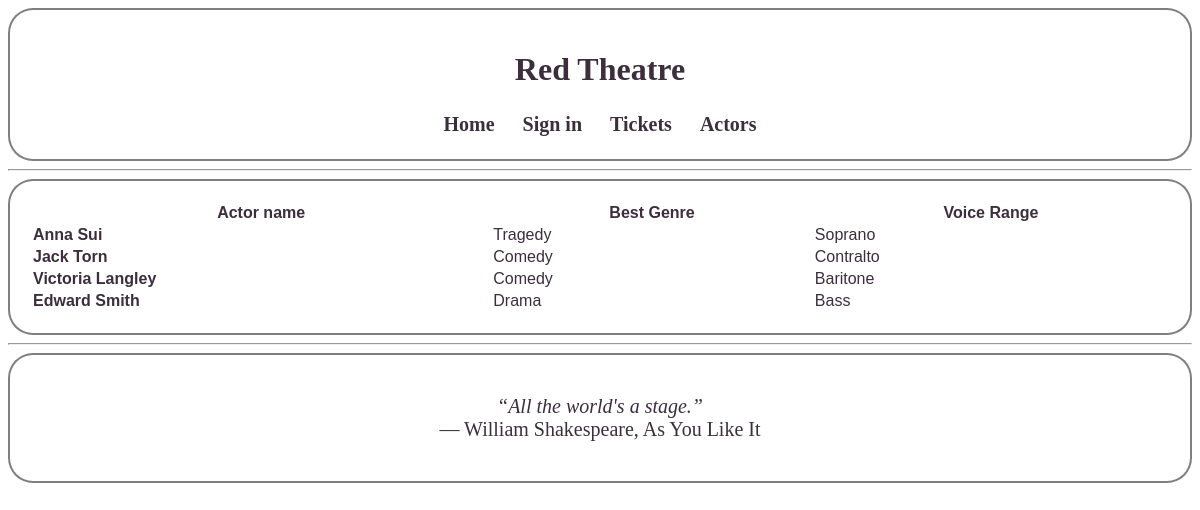
Page /actors/voice on the committed database.
### models.py (models this page shows, shortened)
class Employee(db.Model):
    id = db.Column(db.Integer, primary_key=True, autoincrement=True)
    name = db.Column(db.String(64))
    birth = db.Column(db.DateTime)
    hire_date = db.Column(db.DateTime)
    sex = db.Column(db.String(1))
    payment = db.Column(db.Integer)
    children = db.Column(db.Integer)

class Genre(db.Model):
    id = db.Column(db.Integer, primary_key=True, autoincrement=True)
    name = db.Column(db.String(64))
    def __repr__(self):
        return self.name

class Voice(db.Model):
    id = db.Column(db.Integer, primary_key=True, autoincrement=True)
    name = db.Column(db.String(64))
    def __repr__(self):
        return self.name

### app.py (the view)
@app.route('/actors/<sort>')
def sorted_show_actors(sort):
    needed = list()
    if sort == 'genre':
        actors = models.Actor.query.order_by(models.Actor.best_genre)
    elif sort == 'voice':
        actors = models.Actor.query.order_by(models.Actor.voice_range)
    else:
        actors = models.Actor.query.join(models.Employee).order_by(models.Employee.name)
    for actor in actors:
        a = dict()
        a['name'] = str(models.Employee.query.get(actor.employee_id).name)
        a['genre'] = str(models.Genre.query.get(actor.best_genre))
        a['voice'] = str(models.Voice.query.get(actor.voice_range))
        a['page_id'] = actors_page_dir + str(actor.employee_id)
        needed.append(a)
    return render_template('actors.html', title='Actors', actors=needed)

### templates/actors.html
{% extends "base.html" %}
{% block content %}
    <div id="actors">
    <table style="width:100%">
        <tr>
            <th><a href="/actors/name">Actor name</a></th>
            <th><a href="/actors/genre">Best Genre</a></th>
            <th><a href="/actors/voice">Voice Range</a></th>
        </tr>
        {% for actor in actors %}
            <tr>
                <td><a href={{ actor.page_id }}>{{ actor.name }}</a></td>
                <td>{{ actor.genre }}</td>
                <td>{{ actor.voice }}</td>
            </tr>
        {% endfor %}
    </table>
    </div>
{% endblock %}

### static/style.css (style rules this page uses)
body { color: #3C2E3D; background-image: url("/static/images/body.png"); background-repeat: no-repeat; background-size: cover; }
a { display: inline-block; transition: .3s; font-weight:bold; text-decoration:none; color: #3C2E3D; }

### rows in the picture
Employee: name "Anna Sui"
Genre: genre "Tragedy"
Voice: voice "Soprano"
Employee: name "Jack Torn"
Genre: genre "Comedy" "Comedy"
Voice: voice "Contralto"
Employee: name "Victoria Langley"
Voice: voice "Baritone"
Employee: name "Edward Smith"
Genre: genre "Drama"
Voice: voice "Bass"
